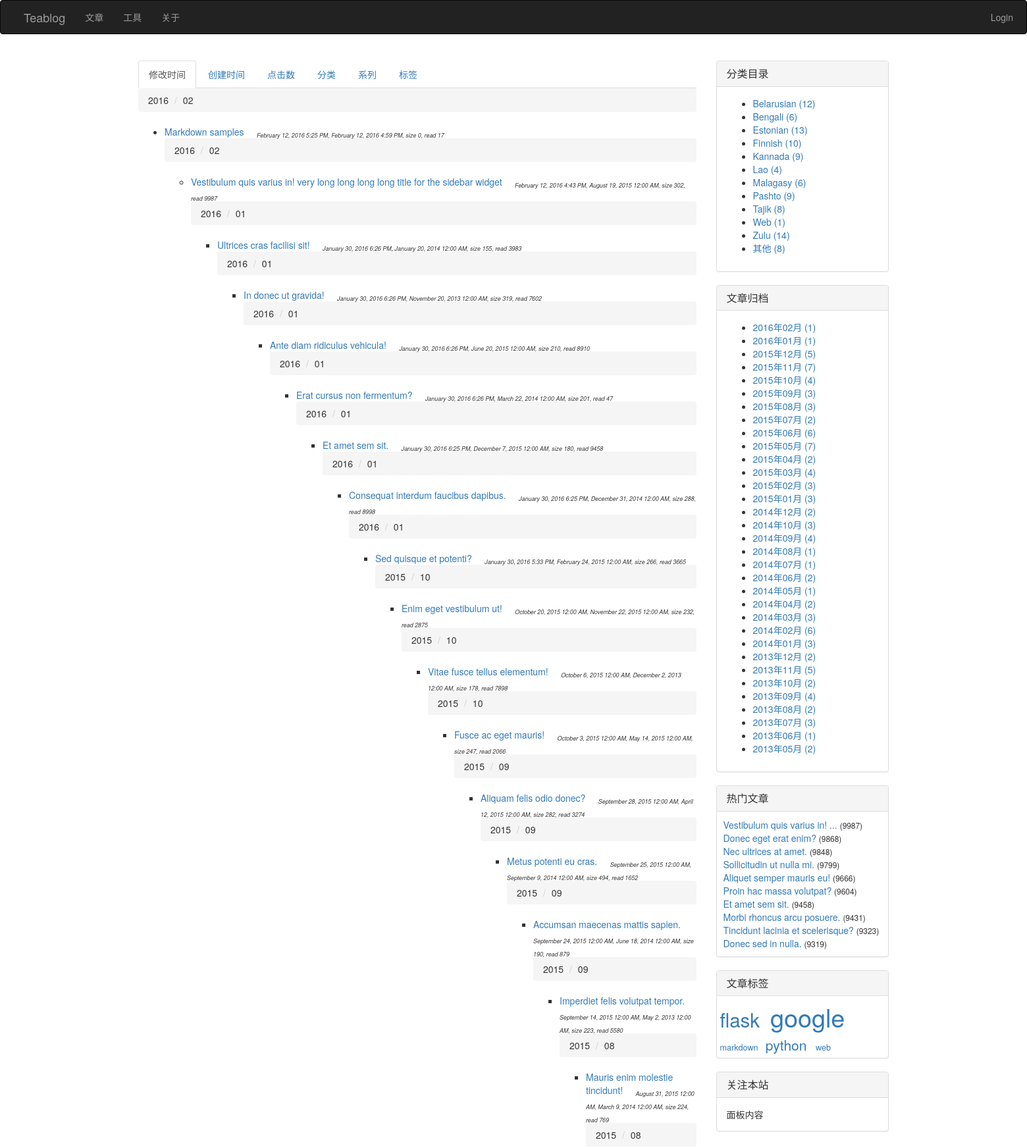
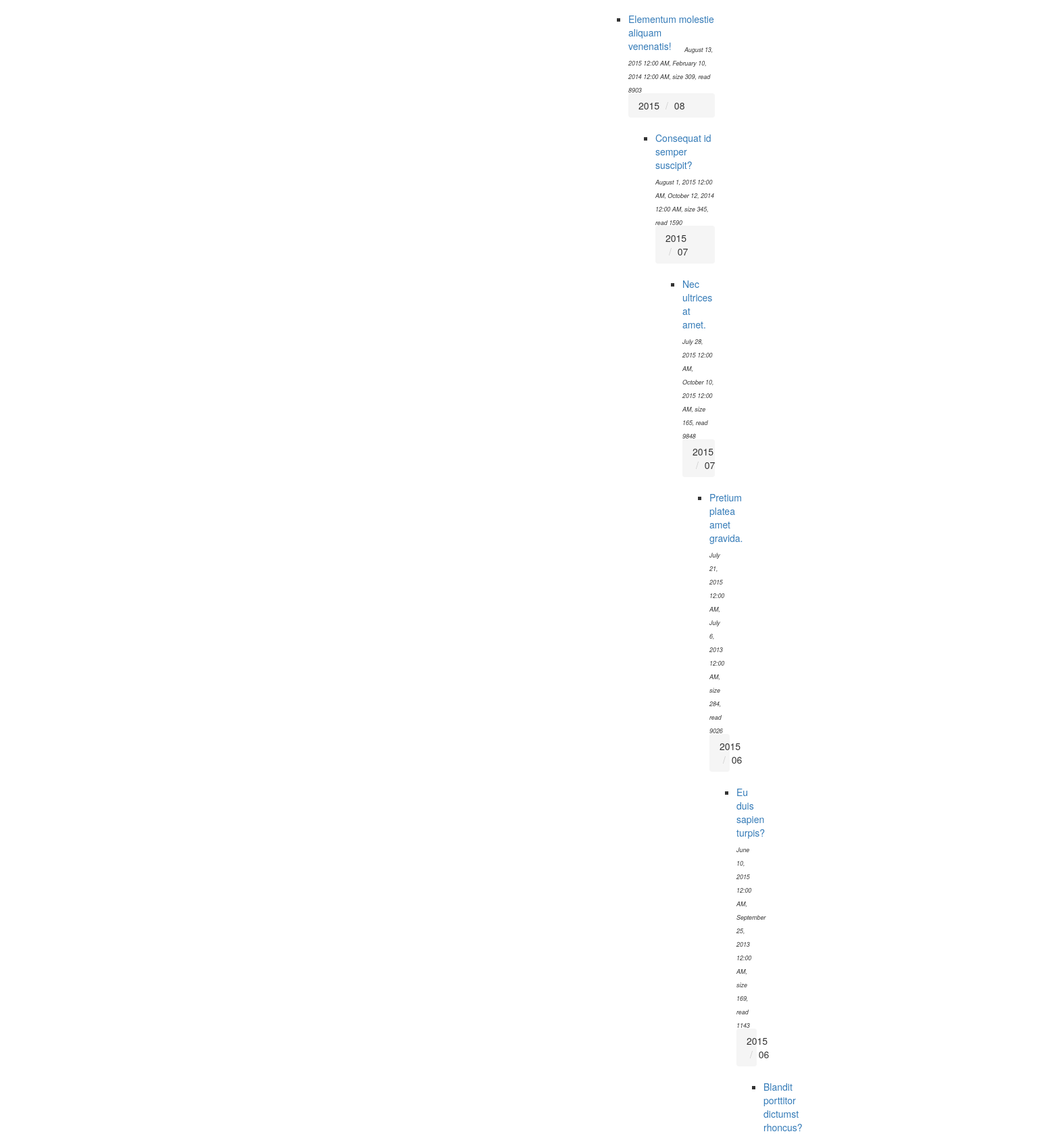
The page /articles (upper part) on the database its author committed (2 pictures, top to bottom).
### index.py (models this page shows, shortened)
class Article(db.Model):
    __tablename__ = 'articles'
    id = db.Column(db.Integer, primary_key=True)
    title = db.Column(db.Unicode(128), unique=True, index=True, nullable=False)
    content = db.Column(db.UnicodeText) # plain-text or markdown
    content_html = db.Column(db.UnicodeText) # html
    content_pre = db.Column(db.UnicodeText) # several top lines for preview in 'index' page
    content_size = db.Column(db.Integer)
    time_created = db.Column(db.DateTime, index=True, default=datetime.now())
    time_modified = db.Column(db.DateTime, index=True, default=datetime.now())
    read_count = db.Column(db.Integer)
    private = db.Column(db.Boolean) # non-public, or hidden
    category_id = db.Column(db.Integer, db.ForeignKey('categories.id'))
    series_id = db.Column(db.Integer, db.ForeignKey('series.id'), nullable=True) # could be null
    tags = db.Column(db.Unicode(256), index=True, nullable=True) # space separated tag worlds

class Category(db.Model):
    __tablename__ = 'categories'
    id = db.Column(db.Integer, primary_key=True)
    name = db.Column(db.Unicode(32), unique=True, index=True, nullable=False)
    articles = db.relationship('Article', backref='category', lazy='dynamic')

### index.py (the view, shortened to what this page needs)
@app.route('/articles')
def articles():
    if session.get('articles_orders') is None:
        session['articles_orders'] = {
                'time_modified': 0,
                'time_created': 0,
                'read_count': 0,
                'content_size': 0,
                'category': 0,
                'series': 0,
                'tag': 0
            }
    articles = empty_metas = tags_cache = None
    by = request.args.get('by') or 'time_modified'   # make 'time_modified' default
    if by == 'time_modified':
        articles = Article.query.order_by(Article.time_modified.desc()).all()
    elif by == 'time_created':
        articles = Article.query.order_by(Article.time_created.desc()).all()
    elif by == 'read_count':
        articles = Article.query.order_by(Article.read_count).all()
        articles.reverse()
    elif by == 'content_size':
        articles = Article.query.order_by(Article.content_size).all()
    elif by == 'tag':
        tags_cache = update_tags_cache(reverse=session['articles_orders'][by])
    else:
        return page_not_found(Exception("Invalid list condition"))
    if by != 'tag' and session['articles_orders'][by]:
            articles.reverse()
    session['articles_orders'][by] = 1 - session['articles_orders'][by]
    return render_template('articles.html', articles=articles, by=by,
                            empty_metas=empty_metas, tags_cache=tags_cache)

### index.py (called while the page is built)
def update_tags_cache(articles=None, reverse=False):
    tags = {}
    if not articles:
        articles = Article.query.order_by(Article.title).all()
    for article in articles:
        if not article.tags:
            continue
        for tag in article.tags.split():
            tags.setdefault(tag, set())
            tags[tag].add(article)
    return sorted(tags.items(), reverse=reverse) # _list_ of item: ('tag', {art1, art2, ...})

### templates/articles.html (shortened to what this page needs)
{% extends 'base.html' %}
{% block page_content %}
<div>
    <ul class="nav nav-tabs">
        <li{% if by == 'time_modified' %} class="active"{% endif %}>
            <a href="{{ url_for('articles', by="time_modified") }}">修改时间</a>
        </li>
        <li{% if by == 'time_created' %} class="active"{% endif %}>
            <a href="{{ url_for('articles', by="time_created") }}">创建时间</a>
        </li>
        <li{% if by == 'read_count' %} class="active"{% endif %}>
            <a href="{{ url_for('articles', by="read_count") }}">点击数</a>
        </li>
        <li{% if by == 'category' %} class="active"{% endif %}>
            <a href="{{ url_for('articles', by="category") }}">分类</a>
        </li>
        <li{% if by == 'series' %} class="active"{% endif %}>
            <a href="{{ url_for('articles', by="series") }}">系列</a>
        </li>
        <li{% if by == 'tag' %} class="active"{% endif %}>
            <a href="{{ url_for('articles', by="tag") }}">标签</a>
        </li>
    </ul>
</div>
<div>
{% if by != 'tag' %}
{% set prev = None %}
{% for article in articles %}
{% if by == 'time_modified' %}
    {% if article.time_modified.month != prev %}
        <ol class="breadcrumb"><a name="{{ article.time_modified.year }}-{{ article.time_modified.month }}"></a>
            <li>{{ article.time_modified.year }}</li>
            <li>{{ "%02d"|format(article.time_modified.month) }}</li>
        </ol>
            <ul class="list">
        {% set prev = article.time_modified.month %}
    {% endif %}
{% endif %}
                <li>
                    <a href="{{ url_for('article', id=article.id) }}">{{ article.title }}</a>&nbsp;&nbsp;&nbsp;&nbsp;
                    <sub><small><cite>
                        {{ moment(article.time_modified).format('LLL') }},
                        {{ moment(article.time_created).format('LLL') }},
                        size {{ article.content_size }},
                        read {{ article.read_count }}
                    </cite></small></sub>
                </li>
{% endfor %}
{% endif %}
</div>
{% endblock %}

### templates/_macros.html (shortened to what this page needs)
{% macro widget_category(data, endpoint) %}
<div class="panel panel-default">
    <div class="panel-heading">
        <h3 class="panel-title">分类目录</h3>
    </div>
    <div class="panel-body">
        <ul>
            {% for category, num in data.items() %}
                <li>
                    <a href="{{ url_for(endpoint, by='category') }}#{{ category.name }}">
                        {{ category.name }} ({{ num }})
                    </a>
                </li>
            {% endfor %}
        </ul>
    </div>
</div>
{% endmacro %}
{% macro widget_archive(data, endpoint) %}
<div class="panel panel-default">
    <div class="panel-heading">
        <h3 class="panel-title">文章归档</h3>
    </div>
    <div class="panel-body">
        <ul>
            {% for year, months in data.items() %}
                {% for month, num in months.items() %}
                    <li>
                        <a href="{{ url_for(endpoint, by='time_created') }}#{{ year }}-{{ month }}">
                            {{ year }}年{{ "%02d"|format(month) }}月 ({{ num }})
                        </a>
                    </li>
                {% endfor %}
            {% endfor %}
        </ul>
    </div>
</div>
{% endmacro %}
{% macro widget_popular(data, endpoint) %}
<div class="panel panel-default">
    <div class="panel-heading">
        <h3 class="panel-title">热门文章</h3>
    </div>
    <div class="panel-body" style="padding: 10px 5px 10px 10px;">
        {% for article in data %}
        <a href="{{ url_for(endpoint, id=article.id) }}">{{ article.title|truncate(30, True) }}</a> <small>({{ article.read_count }})</small><br>
        {% endfor %}
    </div>
</div>
{% endmacro %}
{% macro widget_tags(data, endpoint) %}
    {% set num_min, num_max = data[0] %}
    {% set font_min, font_max = (90, 270) %}
    {% if num_min == num_max or num_min == -1 %}
    {%      set size_delta = 0 %}
    {% else %}
    {%      set size_delta = ((font_max - font_min) // (num_max - num_min)) %}
    {% endif %}
<div class="panel panel-default">
    <div class="panel-heading">
        <h3 class="panel-title">文章标签</h3>
    </div>
    <div class="panel-body" style="padding: 5px;">
        {% for tag_data in data[1:] %}
        <a href="{{ url_for(endpoint, by='tag') }}#{{ tag_data[0] }}">
            <span style="font-size:{{ (tag_data[1] - num_min) * size_delta + font_min }}%">{{ tag_data[0] }}<span>
        </a>&nbsp;
        {% endfor %}
    </div>
</div>
{% endmacro %}

### rows shown on the page
Article: time_modified.year "2016", time_modified.month "02", title "Markdown samples", time_modified "February 12, 2016 5:25 PM", time_created "February 12, 2016 4:59 PM", content_size "0", read_count "17", tags "markdown"
Article: time_modified.year "2016", time_modified.month "02", title "Vestibulum quis varius in! very long long long long title for the sidebar widget", time_modified "February 12, 2016 4:43 PM", time_created "August 19, 2015 12:00 AM", content_size "302", read_count "9987", title "Vestibulum quis varius in! ..."
Article: time_modified.year "2016", time_modified.month "01", title "Ultrices cras facilisi sit!", time_modified "January 30, 2016 6:26 PM", time_created "January 20, 2014 12:00 AM", content_size "155", read_count "3983"
Article: time_modified.year "2016", time_modified.month "01", title "In donec ut gravida!", time_modified "January 30, 2016 6:26 PM", time_created "November 20, 2013 12:00 AM", content_size "319", read_count "7602"
Article: time_modified.year "2016", time_modified.month "01", title "Ante diam ridiculus vehicula!", time_modified "January 30, 2016 6:26 PM", time_created "June 20, 2015 12:00 AM", content_size "210", read_count "8910", tags "google"
Article: time_modified.year "2016", time_modified.month "01", title "Erat cursus non fermentum?", time_modified "January 30, 2016 6:26 PM", time_created "March 22, 2014 12:00 AM", content_size "201", read_count "47"
Article: time_modified.year "2016", time_modified.month "01", title "Et amet sem sit.", time_modified "January 30, 2016 6:25 PM", time_created "December 7, 2015 12:00 AM", content_size "180", read_count "9458", tags "flask"
Article: time_modified.year "2016", time_modified.month "01", title "Consequat interdum faucibus dapibus.", time_modified "January 30, 2016 6:25 PM", time_created "December 31, 2014 12:00 AM", content_size "288", read_count "8998"
Article: time_modified.year "2016", time_modified.month "01", title "Sed quisque et potenti?", time_modified "January 30, 2016 5:33 PM", time_created "February 24, 2015 12:00 AM", content_size "266", read_count "3665"
Article: time_modified.year "2015", time_modified.month "10", title "Enim eget vestibulum ut!", time_modified "October 20, 2015 12:00 AM", time_created "November 22, 2015 12:00 AM", content_size "232", read_count "2875"
Article: time_modified.year "2015", time_modified.month "10", title "Vitae fusce tellus elementum!", time_modified "October 6, 2015 12:00 AM", time_created "December 2, 2013 12:00 AM", content_size "178", read_count "7898"
Article: time_modified.year "2015", time_modified.month "10", title "Fusce ac eget mauris!", time_modified "October 3, 2015 12:00 AM", time_created "May 14, 2015 12:00 AM", content_size "247", read_count "2066"
Article: time_modified.year "2015", time_modified.month "09", title "Aliquam felis odio donec?", time_modified "September 28, 2015 12:00 AM", time_created "April 12, 2015 12:00 AM", content_size "282", read_count "3274"
Article: time_modified.year "2015", time_modified.month "09", title "Metus potenti eu cras.", time_modified "September 25, 2015 12:00 AM", time_created "September 9, 2014 12:00 AM", content_size "494", read_count "1652"
Article: time_modified.year "2015", time_modified.month "09", title "Accumsan maecenas mattis sapien.", time_modified "September 24, 2015 12:00 AM", time_created "June 18, 2014 12:00 AM", content_size "190", read_count "879"
Article: time_modified.year "2015", time_modified.month "09", title "Imperdiet felis volutpat tempor.", time_modified "September 14, 2015 12:00 AM", time_created "May 2, 2013 12:00 AM", content_size "223", read_count "5580"
Article: time_modified.year "2015", time_modified.month "08", title "Mauris enim molestie tincidunt!", time_modified "August 31, 2015 12:00 AM", time_created "March 9, 2014 12:00 AM", content_size "224", read_count "769"
Article: time_modified.year "2015", time_modified.month "08", title "Elementum molestie aliquam venenatis!", time_modified "August 13, 2015 12:00 AM", time_created "February 10, 2014 12:00 AM", content_size "309", read_count "8903"
Article: time_modified.year "2015", time_modified.month "08", title "Consequat id semper suscipit?", time_modified "August 1, 2015 12:00 AM", time_created "October 12, 2014 12:00 AM", content_size "345", read_count "1590"
Article: time_modified.year "2015", time_modified.month "07", title "Nec ultrices at amet.", time_modified "July 28, 2015 12:00 AM", time_created "October 10, 2015 12:00 AM", content_size "165", read_count "9848"
Article: time_modified.year "2015", time_modified.month "07", title "Pretium platea amet gravida.", time_modified "July 21, 2015 12:00 AM", time_created "July 6, 2013 12:00 AM", content_size "284", read_count "9026"
Article: time_modified.year "2015", time_modified.month "06", title "Eu duis sapien turpis?", time_modified "June 10, 2015 12:00 AM", time_created "September 25, 2013 12:00 AM", content_size "169", read_count "1143"
Article: time_modified.year "2015", time_modified.month "06", title "Blandit porttitor dictumst rhoncus?"
Category: name "Belarusian", num "12"
Category: name "Bengali", num "6"
Category: name "Estonian", num "13"
Category: name "Finnish", num "10"
Category: name "Kannada", num "9"
Category: name "Lao", num "4"
Category: name "Malagasy", num "6"
Category: name "Pashto", num "9"
Category: name "Tajik", num "8"
Category: name "Web", num "1"
Category: name "Zulu", num "14"
Category: name "其他", num "8"
Article: title "Donec eget erat enim?", read_count "9868"
Article: title "Sollicitudin ut nulla mi.", read_count "9799"
Article: title "Aliquet semper mauris eu!", read_count "9666"
Article: title "Proin hac massa volutpat?", read_count "9604"
Article: title "Morbi rhoncus arcu posuere.", read_count "9431"
Article: title "Tincidunt lacinia et scelerisque?", read_count "9323"
Article: title "Donec sed in nulla.", read_count "9319"

### other values the page prints
{{ year }} "2016" "2016" "2015" "2015" "2015" "2015" "2015" "2015" "2015" "2015" "2015" "2015" "2015" "2015" "2014" "2014" "2014" "2014" "2014" "2014" "2014" "2014" "2014" "2014" "2014" "2013" "2013" "2013" "2013" "2013" "2013" "2013" "2013"
{{ "%02d"|format(month) }} "02" "01" "12" "11" "10" "09" "08" "07" "06" "05" "04" "03" "02" "01" "12" "10" "09" "08" "07" "06" "05" "04" "03" "02" "01" "12" "11" "10" "09" "08" "07" "06" "05"
{{ num }} "1" "1" "5" "7" "4" "3" "3" "2" "6" "7" "2" "4" "3" "3" "2" "3" "4" "1" "1" "2" "1" "2" "3" "6" "3" "2" "5" "2" "4" "2" "3" "1" "2"
{{ tag_data[0] }} "python" "web"
